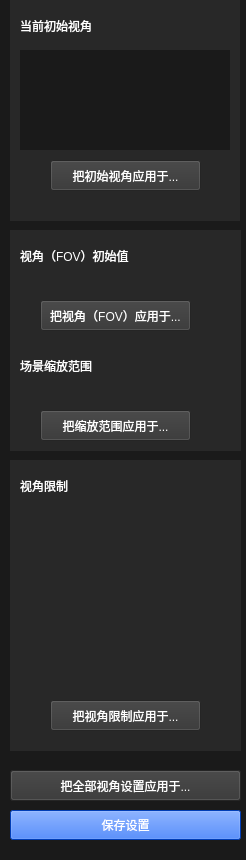
<?xml version="1.0" encoding="UTF-8"?>
<ui version="4.0">
 <class>project_edit_seeAngleClass</class>
 <widget class="QWidget" name="project_edit_seeAngleClass">
  <property name="geometry">
   <rect>
    <x>0</x>
    <y>0</y>
    <width>246</width>
    <height>860</height>
   </rect>
  </property>
  <property name="windowTitle">
   <string>project_edit_seeAngle</string>
  </property>
  <widget class="QLabel" name="label_frontCover_5">
   <property name="geometry">
    <rect>
     <x>10</x>
     <y>460</y>
     <width>231</width>
     <height>291</height>
    </rect>
   </property>
   <property name="styleSheet">
    <string notr="true">background-color: rgb(40, 40, 40);</string>
   </property>
   <property name="text">
    <string/>
   </property>
  </widget>
  <widget class="QLabel" name="label_title">
   <property name="geometry">
    <rect>
     <x>20</x>
     <y>240</y>
     <width>121</width>
     <height>31</height>
    </rect>
   </property>
   <property name="styleSheet">
    <string notr="true">color: rgb(255, 255, 255);</string>
   </property>
   <property name="text">
    <string>视角（FOV）初始值</string>
   </property>
  </widget>
  <widget class="QLabel" name="label_title_2">
   <property name="geometry">
    <rect>
     <x>20</x>
     <y>470</y>
     <width>121</width>
     <height>31</height>
    </rect>
   </property>
   <property name="styleSheet">
    <string notr="true">color: rgb(255, 255, 255);</string>
   </property>
   <property name="text">
    <string>视角限制</string>
   </property>
  </widget>
  <widget class="QLabel" name="label_bg">
   <property name="geometry">
    <rect>
     <x>0</x>
     <y>0</y>
     <width>246</width>
     <height>871</height>
    </rect>
   </property>
   <property name="styleSheet">
    <string notr="true">background-color: rgb(26, 26, 26);</string>
   </property>
   <property name="text">
    <string/>
   </property>
  </widget>
  <widget class="QLabel" name="label_title_3">
   <property name="geometry">
    <rect>
     <x>20</x>
     <y>10</y>
     <width>121</width>
     <height>31</height>
    </rect>
   </property>
   <property name="styleSheet">
    <string notr="true">color: rgb(255, 255, 255);</string>
   </property>
   <property name="text">
    <string>当前初始视角</string>
   </property>
  </widget>
  <widget class="QLabel" name="label_SeeAngle">
   <property name="geometry">
    <rect>
     <x>20</x>
     <y>50</y>
     <width>210</width>
     <height>100</height>
    </rect>
   </property>
   <property name="styleSheet">
    <string notr="true">background-color: rgb(26, 26, 26);</string>
   </property>
   <property name="text">
    <string/>
   </property>
  </widget>
  <widget class="QLabel" name="label_frontCover">
   <property name="geometry">
    <rect>
     <x>10</x>
     <y>0</y>
     <width>230</width>
     <height>221</height>
    </rect>
   </property>
   <property name="styleSheet">
    <string notr="true">background-color: rgb(40, 40, 40);</string>
   </property>
   <property name="text">
    <string/>
   </property>
  </widget>
  <widget class="QLabel" name="label_frontCover_4">
   <property name="geometry">
    <rect>
     <x>10</x>
     <y>230</y>
     <width>231</width>
     <height>221</height>
    </rect>
   </property>
   <property name="styleSheet">
    <string notr="true">background-color: rgb(40, 40, 40);</string>
   </property>
   <property name="text">
    <string/>
   </property>
  </widget>
  <widget class="QPushButton" name="pushButton_CtoOtherPic">
   <property name="geometry">
    <rect>
     <x>50</x>
     <y>160</y>
     <width>151</width>
     <height>31</height>
    </rect>
   </property>
   <property name="styleSheet">
    <string notr="true">background-color: rgb(52, 52, 52);
color: rgb(255, 255, 255);</string>
   </property>
   <property name="text">
    <string>把初始视角应用于...</string>
   </property>
  </widget>
  <widget class="QPushButton" name="pushButton_FtoOtherPic">
   <property name="geometry">
    <rect>
     <x>40</x>
     <y>300</y>
     <width>151</width>
     <height>31</height>
    </rect>
   </property>
   <property name="styleSheet">
    <string notr="true">background-color: rgb(52, 52, 52);
color: rgb(255, 255, 255);</string>
   </property>
   <property name="text">
    <string>把视角（FOV）应用于...</string>
   </property>
  </widget>
  <widget class="QPushButton" name="pushButton_StoOtherPic">
   <property name="geometry">
    <rect>
     <x>50</x>
     <y>700</y>
     <width>151</width>
     <height>31</height>
    </rect>
   </property>
   <property name="styleSheet">
    <string notr="true">background-color: rgb(52, 52, 52);
color: rgb(255, 255, 255);</string>
   </property>
   <property name="text">
    <string>把视角限制应用于...</string>
   </property>
  </widget>
  <widget class="QPushButton" name="pushButton_AlltoOtherPic">
   <property name="geometry">
    <rect>
     <x>10</x>
     <y>770</y>
     <width>231</width>
     <height>31</height>
    </rect>
   </property>
   <property name="styleSheet">
    <string notr="true">background-color: rgb(52, 52, 52);
color: rgb(255, 255, 255);</string>
   </property>
   <property name="text">
    <string>把全部视角设置应用于...</string>
   </property>
  </widget>
  <widget class="QPushButton" name="pushButton_FtoOtherPic_2">
   <property name="geometry">
    <rect>
     <x>40</x>
     <y>410</y>
     <width>151</width>
     <height>31</height>
    </rect>
   </property>
   <property name="styleSheet">
    <string notr="true">background-color: rgb(52, 52, 52);
color: rgb(255, 255, 255);</string>
   </property>
   <property name="text">
    <string>把缩放范围应用于...</string>
   </property>
  </widget>
  <widget class="QLabel" name="label_title_4">
   <property name="geometry">
    <rect>
     <x>20</x>
     <y>350</y>
     <width>121</width>
     <height>31</height>
    </rect>
   </property>
   <property name="styleSheet">
    <string notr="true">color: rgb(255, 255, 255);</string>
   </property>
   <property name="text">
    <string>场景缩放范围</string>
   </property>
  </widget>
  <widget class="QPushButton" name="pushButton_done">
   <property name="geometry">
    <rect>
     <x>10</x>
     <y>810</y>
     <width>231</width>
     <height>30</height>
    </rect>
   </property>
   <property name="styleSheet">
    <string notr="true">color: rgb(255, 255, 255);
background-color: rgb(0, 85, 255);</string>
   </property>
   <property name="text">
    <string>保存设置</string>
   </property>
  </widget>
  <zorder>label_bg</zorder>
  <zorder>label_frontCover_5</zorder>
  <zorder>label_frontCover</zorder>
  <zorder>label_frontCover_4</zorder>
  <zorder>label_title</zorder>
  <zorder>label_title_2</zorder>
  <zorder>label_title_3</zorder>
  <zorder>label_SeeAngle</zorder>
  <zorder>pushButton_CtoOtherPic</zorder>
  <zorder>pushButton_FtoOtherPic</zorder>
  <zorder>pushButton_StoOtherPic</zorder>
  <zorder>pushButton_AlltoOtherPic</zorder>
  <zorder>pushButton_FtoOtherPic_2</zorder>
  <zorder>label_title_4</zorder>
  <zorder>pushButton_done</zorder>
 </widget>
 <layoutdefault spacing="6" margin="11"/>
 <resources/>
 <connections/>
</ui>
